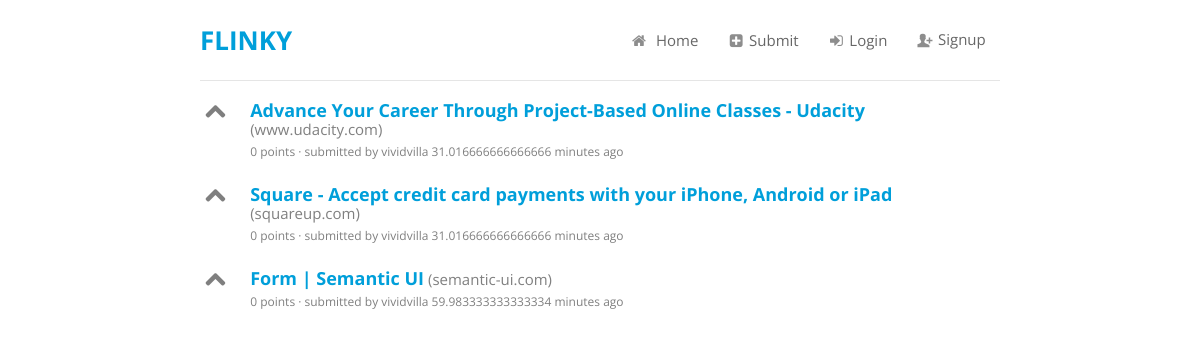
The page / on the database its author committed.
### flinky/models.py (models this page shows, shortened)
class Link(db.Model):
    id = db.Column(db.Integer, primary_key = True)
    link = db.Column(db.String(240), unique = True)
    title = db.Column(db.String(240))
    points = db.Column(db.Integer)
    domain = db.Column(db.String(240))
    submitted = db.Column(db.DateTime())
    user_id = db.Column(db.Integer, db.ForeignKey('user.id'))
    user = db.relationship('User', backref = 'link', uselist=False)

class User(db.Model):
    id = db.Column(db.Integer, primary_key = True)
    username = db.Column(db.String(80), unique = True)
    email = db.Column(db.String(80), unique = True)
    password = db.Column(db.Text)
    joined = db.Column(db.DateTime())
    karma = db.Column(db.Integer(), default = 0)

### flinky/views/link.py (the view)
@app.route('/')
def index():
	links = Link.query.order_by(desc(Link.id)).all()
	return render_template('home.html', links = links)

### flinky/__init__.py (called while the page is built)
@app.before_request
def set_session():
    session.modified = True

### flinky/utils.py (called while the page is built)
@app.template_filter('calc_time')
def calc_time(date):
	curr_date = datetime.now()
	diff = curr_date - date
	seconds = diff.seconds
	days = diff.days
	if days > 365:
		return "{} years".format(days/365)
	elif days > 30:
		return "{} months".format(days/30)
	elif days > 1:
		return "{} days".format(days)
	elif seconds > 7200:
		return "{} hours".format(seconds/3600)
	elif seconds > 120:
		return "{} minutes".format(seconds/60)
	else:
		return "{} seconds".format(seconds)

### flinky/templates/home.html (shortened to what this page needs)
{% extends 'base.html' %}
{% block content %}
{% if links %}
{% for link in links %}
<div class="ui list">
	<div class="item">
		<i class="large up arrow outline icon upvote"></i>
		<div class="content">
			<a class="header links" href="{{ link.link }}" target="_blank">{{ link.title }}</a> <span class="description">({{ link.domain }})</span>
			<div class="description link-desc">{{ link.points }} points &middot; submitted by {{ link.user.username }} {{ link.submitted | calc_time }} ago </div>
		</div>
	</div>
</div>
{% endfor %}
{% else %}
<h4>No links submitted yet</h4>
{% endif %}
{% endblock %}

### flinky/templates/base.html (shortened to what this page needs)
<!DOCTYPE html>
<html>
<head>
  <link rel="stylesheet" type="text/css" href="{{ url_for('static', filename='semantic/css/semantic.css') }}">
  <link rel="stylesheet" type="text/css" href="{{ url_for('static', filename='semantic/css/custom.css') }}">
</head>
<body>
	<div class="wrap">
	<header>
		<div class="ui grid">
			<div class="left floated four wide column">
				<div class="header-title"><h1><a href="/">Flinky</a></h1></div>
			</div>
			<div class="right floated ten wide column">
				<div class="ui secondary pointing menu topmenu">
					 <div class="right menu">
						<a class="item" href="/"><i class="home icon"></i> Home</a>
						<a class="item" href="/submit/"><i class="add sign box icon"></i>Submit</a>
						{% if session['logged_in'] %}
						<a class="item" href="/profile/"><i class="user icon"></i>Profile</a>
						<a class="item" href="/logout/"><i class="sign out icon"></i>Logout</a>
						{% else %}
						<a class="item" href="/login/"><i class="sign in icon"></i>Login</a>
						<a class="item" href="/signup/"><i class="add user basic icon"></i>Signup</a>
						{% endif %}
					</div>
				</div>
			</div>
		</div>
	</header>
	{% block content %}
	{% endblock %}
	</div>
</body>
</html>

### flinky/static/semantic/css/custom.css (style rules this page uses)
html, body { font-size: 15px; height: 100%; }
body { font-family: "Open Sans", "Helvetica Neue", "Helvetica", "Arial", sans-serif; background: #FFFFFF; margin: 0px; padding: 0px; color: #555555; text-rendering: optimizeLegibility; min-width: 320px; }
.ui.header, h1, h2 { font-weight: normal !important; }
a { color: #009FDA; text-decoration: none; -webkit-transition: color 0.3s ease; -moz-transition: color 0.3s ease; transition: color 0.3s ease; }
.wrap { max-width: 800px; margin: 0 auto; padding: 0; }
header { border-bottom: 1px solid #e5e5e5; height: 80px; }
header .header-title { text-transform: uppercase; }
.header-title h1 { font-size: 26px; font-weight: 700 !important; padding: 5px 0; }
.ui.secondary.pointing.menu.topmenu { border: 0; padding: 23px 0; }
.ui.grid.header-form, .ui.grid.header-form > .column, .ui.grid.header-form h4, .ui.grid.header-form h2, header .ui.grid > .column, header .ui.grid { margin: 0; padding: 0; }
.ui.list .item > .icon.upvote { padding: 0; }
.upvote:before { padding: 5px; }
.links { font-size: 1.2em; }
.link-desc { margin-top: 5px; font-size: 0.8em; }

### rows shown on the page
Link: title "Advance Your Career Through Project-Based Online Classes - Udacity", domain "www.udacity.com", points "0", user.username "vividvilla", submitted|calc_time "31.016666666666666 minutes"
Link: title "Square - Accept credit card payments with your iPhone, Android or iPad", domain "squareup.com", points "0", user.username "vividvilla", submitted|calc_time "31.016666666666666 minutes"
Link: title "Form | Semantic UI", domain "semantic-ui.com", points "0", user.username "vividvilla", submitted|calc_time "59.983333333333334 minutes"
